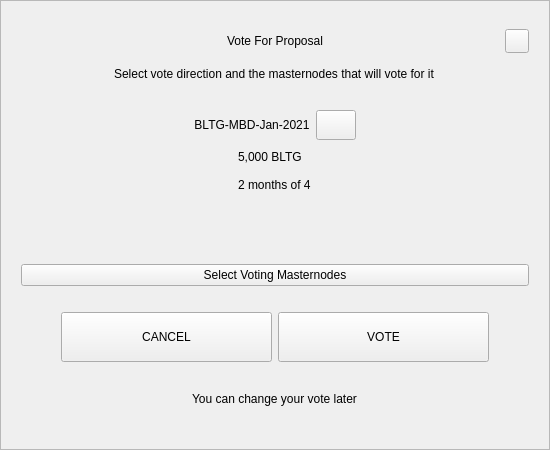
<?xml version="1.0" encoding="UTF-8"?>
<ui version="4.0">
 <class>VoteDialog</class>
 <widget class="QWidget" name="VoteDialog">
  <property name="geometry">
   <rect>
    <x>0</x>
    <y>0</y>
    <width>550</width>
    <height>450</height>
   </rect>
  </property>
  <layout class="QVBoxLayout" name="verticalLayout_1">
   <property name="spacing">
    <number>0</number>
   </property>
   <property name="leftMargin">
    <number>0</number>
   </property>
   <property name="topMargin">
    <number>0</number>
   </property>
   <property name="rightMargin">
    <number>0</number>
   </property>
   <property name="bottomMargin">
    <number>0</number>
   </property>
   <item>
    <widget class="QFrame" name="frame">
     <property name="styleSheet">
      <string notr="true"/>
     </property>
     <property name="frameShape">
      <enum>QFrame::StyledPanel</enum>
     </property>
     <property name="frameShadow">
      <enum>QFrame::Raised</enum>
     </property>
     <layout class="QVBoxLayout" name="verticalLayout_2">
      <property name="spacing">
       <number>6</number>
      </property>
      <property name="leftMargin">
       <number>20</number>
      </property>
      <property name="topMargin">
       <number>20</number>
      </property>
      <property name="rightMargin">
       <number>20</number>
      </property>
      <property name="bottomMargin">
       <number>20</number>
      </property>
      <item>
       <layout class="QHBoxLayout" name="horizontalLayout_1">
        <property name="spacing">
         <number>0</number>
        </property>
        <item>
         <spacer name="horizontalSpacer_1">
          <property name="orientation">
           <enum>Qt::Horizontal</enum>
          </property>
          <property name="sizeHint" stdset="0">
           <size>
            <width>40</width>
            <height>20</height>
           </size>
          </property>
         </spacer>
        </item>
        <item>
         <widget class="QLabel" name="labelTitle">
          <property name="minimumSize">
           <size>
            <width>0</width>
            <height>40</height>
           </size>
          </property>
          <property name="maximumSize">
           <size>
            <width>16777215</width>
            <height>40</height>
           </size>
          </property>
          <property name="styleSheet">
           <string notr="true">padding-left:24px;</string>
          </property>
          <property name="text">
           <string>Vote For Proposal</string>
          </property>
          <property name="alignment">
           <set>Qt::AlignCenter</set>
          </property>
          <property name="margin">
           <number>7</number>
          </property>
         </widget>
        </item>
        <item>
         <spacer name="horizontalSpacer_2">
          <property name="orientation">
           <enum>Qt::Horizontal</enum>
          </property>
          <property name="sizeHint" stdset="0">
           <size>
            <width>40</width>
            <height>20</height>
           </size>
          </property>
         </spacer>
        </item>
        <item>
         <widget class="QPushButton" name="btnEsc">
          <property name="minimumSize">
           <size>
            <width>24</width>
            <height>24</height>
           </size>
          </property>
          <property name="maximumSize">
           <size>
            <width>24</width>
            <height>24</height>
           </size>
          </property>
          <property name="focusPolicy">
           <enum>Qt::NoFocus</enum>
          </property>
          <property name="text">
           <string/>
          </property>
         </widget>
        </item>
       </layout>
      </item>
      <item alignment="Qt::AlignHCenter">
       <widget class="QLabel" name="labelSubtitle">
        <property name="text">
         <string>Select vote direction and the masternodes that will vote for it</string>
        </property>
       </widget>
      </item>
      <item>
       <spacer name="verticalSpacer_1">
        <property name="orientation">
         <enum>Qt::Vertical</enum>
        </property>
        <property name="sizeType">
         <enum>QSizePolicy::Expanding</enum>
        </property>
        <property name="sizeHint" stdset="0">
         <size>
          <width>20</width>
          <height>40</height>
         </size>
        </property>
       </spacer>
      </item>
      <item>
       <layout class="QHBoxLayout" name="horizontalLayout_2">
        <item>
         <spacer name="horizontalSpacer_3">
          <property name="orientation">
           <enum>Qt::Horizontal</enum>
          </property>
          <property name="sizeHint" stdset="0">
           <size>
            <width>40</width>
            <height>20</height>
           </size>
          </property>
         </spacer>
        </item>
        <item>
         <widget class="QLabel" name="labelTitleVote">
          <property name="minimumSize">
           <size>
            <width>0</width>
            <height>30</height>
           </size>
          </property>
          <property name="text">
           <string notr="true">BLTG-MBD-Jan-2021</string>
          </property>
          <property name="alignment">
           <set>Qt::AlignCenter</set>
          </property>
          <property name="wordWrap">
           <bool>true</bool>
          </property>
         </widget>
        </item>
        <item>
         <widget class="QPushButton" name="btnLink">
          <property name="minimumSize">
           <size>
            <width>0</width>
            <height>30</height>
           </size>
          </property>
          <property name="maximumSize">
           <size>
            <width>16777215</width>
            <height>30</height>
           </size>
          </property>
          <property name="cursor">
           <cursorShape>PointingHandCursor</cursorShape>
          </property>
          <property name="text">
           <string/>
          </property>
         </widget>
        </item>
        <item>
         <spacer name="horizontalSpacer_4">
          <property name="orientation">
           <enum>Qt::Horizontal</enum>
          </property>
          <property name="sizeHint" stdset="0">
           <size>
            <width>40</width>
            <height>20</height>
           </size>
          </property>
         </spacer>
        </item>
       </layout>
      </item>
      <item alignment="Qt::AlignHCenter">
       <widget class="QWidget" name="widget" native="true">
        <property name="minimumSize">
         <size>
          <width>0</width>
          <height>50</height>
         </size>
        </property>
        <layout class="QVBoxLayout" name="verticalLayout_3">
         <property name="spacing">
          <number>6</number>
         </property>
         <property name="leftMargin">
          <number>0</number>
         </property>
         <property name="topMargin">
          <number>0</number>
         </property>
         <property name="rightMargin">
          <number>0</number>
         </property>
         <property name="bottomMargin">
          <number>0</number>
         </property>
         <item>
          <widget class="QLabel" name="labelAmount">
           <property name="text">
            <string notr="true">5,000 BLTG</string>
           </property>
          </widget>
         </item>
         <item>
          <widget class="QLabel" name="labelTime">
           <property name="text">
            <string notr="true">2 months of 4</string>
           </property>
          </widget>
         </item>
        </layout>
       </widget>
      </item>
      <item>
       <spacer name="verticalSpacer_2">
        <property name="orientation">
         <enum>Qt::Vertical</enum>
        </property>
        <property name="sizeType">
         <enum>QSizePolicy::Fixed</enum>
        </property>
        <property name="sizeHint" stdset="0">
         <size>
          <width>20</width>
          <height>10</height>
         </size>
        </property>
       </spacer>
      </item>
      <item>
       <widget class="QWidget" name="containerVotes" native="true">
        <property name="minimumSize">
         <size>
          <width>0</width>
          <height>36</height>
         </size>
        </property>
        <layout class="QHBoxLayout" name="horizontalLayout_3" stretch="1,0,1">
         <property name="spacing">
          <number>0</number>
         </property>
         <property name="leftMargin">
          <number>0</number>
         </property>
         <property name="topMargin">
          <number>0</number>
         </property>
         <property name="rightMargin">
          <number>0</number>
         </property>
         <property name="bottomMargin">
          <number>0</number>
         </property>
         <item>
          <widget class="QWidget" name="containerNo" native="true">
           <property name="sizePolicy">
            <sizepolicy hsizetype="Expanding" vsizetype="Preferred">
             <horstretch>0</horstretch>
             <verstretch>0</verstretch>
            </sizepolicy>
           </property>
           <property name="minimumSize">
            <size>
             <width>0</width>
             <height>36</height>
            </size>
           </property>
           <layout class="QGridLayout" name="gridLayout">
            <property name="leftMargin">
             <number>0</number>
            </property>
            <property name="topMargin">
             <number>0</number>
            </property>
            <property name="rightMargin">
             <number>0</number>
            </property>
            <property name="bottomMargin">
             <number>0</number>
            </property>
            <property name="spacing">
             <number>0</number>
            </property>
           </layout>
          </widget>
         </item>
         <item>
          <spacer name="horizontalSpacer_5">
           <property name="orientation">
            <enum>Qt::Horizontal</enum>
           </property>
           <property name="sizeType">
            <enum>QSizePolicy::Fixed</enum>
           </property>
           <property name="sizeHint" stdset="0">
            <size>
             <width>16</width>
             <height>20</height>
            </size>
           </property>
          </spacer>
         </item>
         <item>
          <widget class="QWidget" name="containerYes" native="true">
           <property name="minimumSize">
            <size>
             <width>0</width>
             <height>36</height>
            </size>
           </property>
           <property name="layoutDirection">
            <enum>Qt::LeftToRight</enum>
           </property>
           <layout class="QGridLayout" name="gridLayout_2">
            <property name="leftMargin">
             <number>0</number>
            </property>
            <property name="topMargin">
             <number>0</number>
            </property>
            <property name="rightMargin">
             <number>0</number>
            </property>
            <property name="bottomMargin">
             <number>0</number>
            </property>
            <property name="horizontalSpacing">
             <number>0</number>
            </property>
           </layout>
          </widget>
         </item>
        </layout>
       </widget>
      </item>
      <item>
       <spacer name="verticalSpacer_3">
        <property name="orientation">
         <enum>Qt::Vertical</enum>
        </property>
        <property name="sizeType">
         <enum>QSizePolicy::Fixed</enum>
        </property>
        <property name="sizeHint" stdset="0">
         <size>
          <width>20</width>
          <height>10</height>
         </size>
        </property>
       </spacer>
      </item>
      <item>
       <widget class="QPushButton" name="btnSelectMasternodes">
        <property name="cursor">
         <cursorShape>PointingHandCursor</cursorShape>
        </property>
        <property name="text">
         <string>Select Voting Masternodes</string>
        </property>
       </widget>
      </item>
      <item>
       <spacer name="verticalSpacer_4">
        <property name="orientation">
         <enum>Qt::Vertical</enum>
        </property>
        <property name="sizeType">
         <enum>QSizePolicy::Fixed</enum>
        </property>
        <property name="sizeHint" stdset="0">
         <size>
          <width>20</width>
          <height>20</height>
         </size>
        </property>
       </spacer>
      </item>
      <item>
       <layout class="QHBoxLayout" name="horizontalLayout_4" stretch="0,2,2,0">
        <item>
         <spacer name="horizontalSpacer_6">
          <property name="orientation">
           <enum>Qt::Horizontal</enum>
          </property>
          <property name="sizeHint" stdset="0">
           <size>
            <width>40</width>
            <height>20</height>
           </size>
          </property>
         </spacer>
        </item>
        <item>
         <widget class="QPushButton" name="btnCancel">
          <property name="minimumSize">
           <size>
            <width>0</width>
            <height>50</height>
           </size>
          </property>
          <property name="focusPolicy">
           <enum>Qt::NoFocus</enum>
          </property>
          <property name="text">
           <string>CANCEL</string>
          </property>
         </widget>
        </item>
        <item>
         <widget class="QPushButton" name="btnSave">
          <property name="minimumSize">
           <size>
            <width>0</width>
            <height>50</height>
           </size>
          </property>
          <property name="focusPolicy">
           <enum>Qt::NoFocus</enum>
          </property>
          <property name="text">
           <string>VOTE</string>
          </property>
         </widget>
        </item>
        <item>
         <spacer name="horizontalSpacer_7">
          <property name="orientation">
           <enum>Qt::Horizontal</enum>
          </property>
          <property name="sizeHint" stdset="0">
           <size>
            <width>40</width>
            <height>20</height>
           </size>
          </property>
         </spacer>
        </item>
       </layout>
      </item>
      <item>
       <spacer name="verticalSpacer_5">
        <property name="orientation">
         <enum>Qt::Vertical</enum>
        </property>
        <property name="sizeType">
         <enum>QSizePolicy::Expanding</enum>
        </property>
        <property name="sizeHint" stdset="0">
         <size>
          <width>20</width>
          <height>10</height>
         </size>
        </property>
       </spacer>
      </item>
      <item>
       <spacer name="verticalSpacer_6">
        <property name="orientation">
         <enum>Qt::Vertical</enum>
        </property>
        <property name="sizeHint" stdset="0">
         <size>
          <width>20</width>
          <height>40</height>
         </size>
        </property>
       </spacer>
      </item>
      <item alignment="Qt::AlignHCenter">
       <widget class="QLabel" name="labelMessage">
        <property name="text">
         <string>You can change your vote later</string>
        </property>
       </widget>
      </item>
      <item>
       <spacer name="verticalSpacer_7">
        <property name="orientation">
         <enum>Qt::Vertical</enum>
        </property>
        <property name="sizeType">
         <enum>QSizePolicy::Expanding</enum>
        </property>
        <property name="sizeHint" stdset="0">
         <size>
          <width>20</width>
          <height>40</height>
         </size>
        </property>
       </spacer>
      </item>
     </layout>
    </widget>
   </item>
  </layout>
 </widget>
 <resources/>
 <connections/>
</ui>
